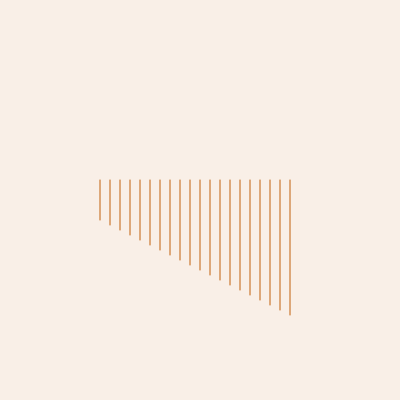
Frame 1 (no input)
Frame 60 (no input): identical to frame 1, image omitted
Frame 120 (the mouse pressed at the canvas centre since frame 60): identical to frame 1, image omitted

The p5.js sketch that drew this single still picture (run headless with seeded random() and noise() and a simulated clock; from frame 60 on, the mouse is pressed at the canvas centre):

// p5.js sketch
// ── sketch.js
function setup() {
  createCanvas(400, 400);
}

function draw() {
  background(249, 239, 231);
  stroke(193, 97, 12);

  for (let i = 0; i < 20; i++) {
    let x = 100 + i * 10;
    line(x, 180, x, 220 + i * 5);
  }
}
